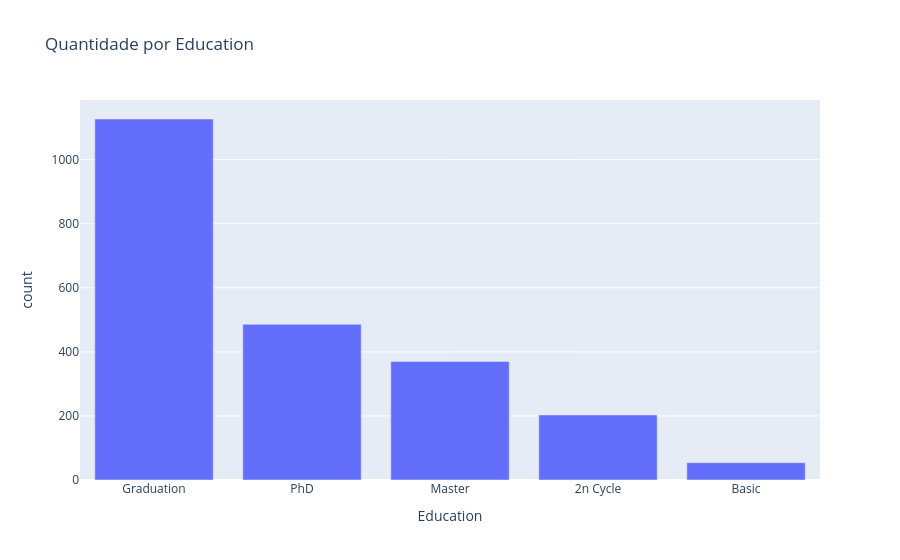

Write notebook code for a chart like this one.
### Markdown cell above
### Análise Univariada nas variáveis categóricas:

### Code cell
fig = px.bar(df["Education"].value_counts().reset_index(), 
            x="Education", y="count", title="Quantidade por Education")

fig.show()

### Figure 1 — Plotly figure (JSON) as saved in the notebook; plotly's stock layout.template omitted (floating-point values rounded to 4 significant figures)
{"data": [{"hovertemplate": "Education=%{x}<br>count=%{y}<extra></extra>", "legendgroup": "", "marker": {"color": "#636efa", "pattern": {"shape": ""}}, "name": "", "orientation": "v", "showlegend": false, "textposition": "auto", "type": "bar", "x": ["Graduation", "PhD", "Master", "2n Cycle", "Basic"], "xaxis": "x", "y": [1127, 486, 370, 203, 54], "yaxis": "y"}], "layout": {"barmode": "relative", "legend": {"tracegroupgap": 0}, "title": {"text": "Quantidade por Education"}, "xaxis": {"anchor": "y", "domain": [0, 1], "title": {"text": "Education"}}, "yaxis": {"anchor": "x", "domain": [0, 1], "title": {"text": "count"}}}}
